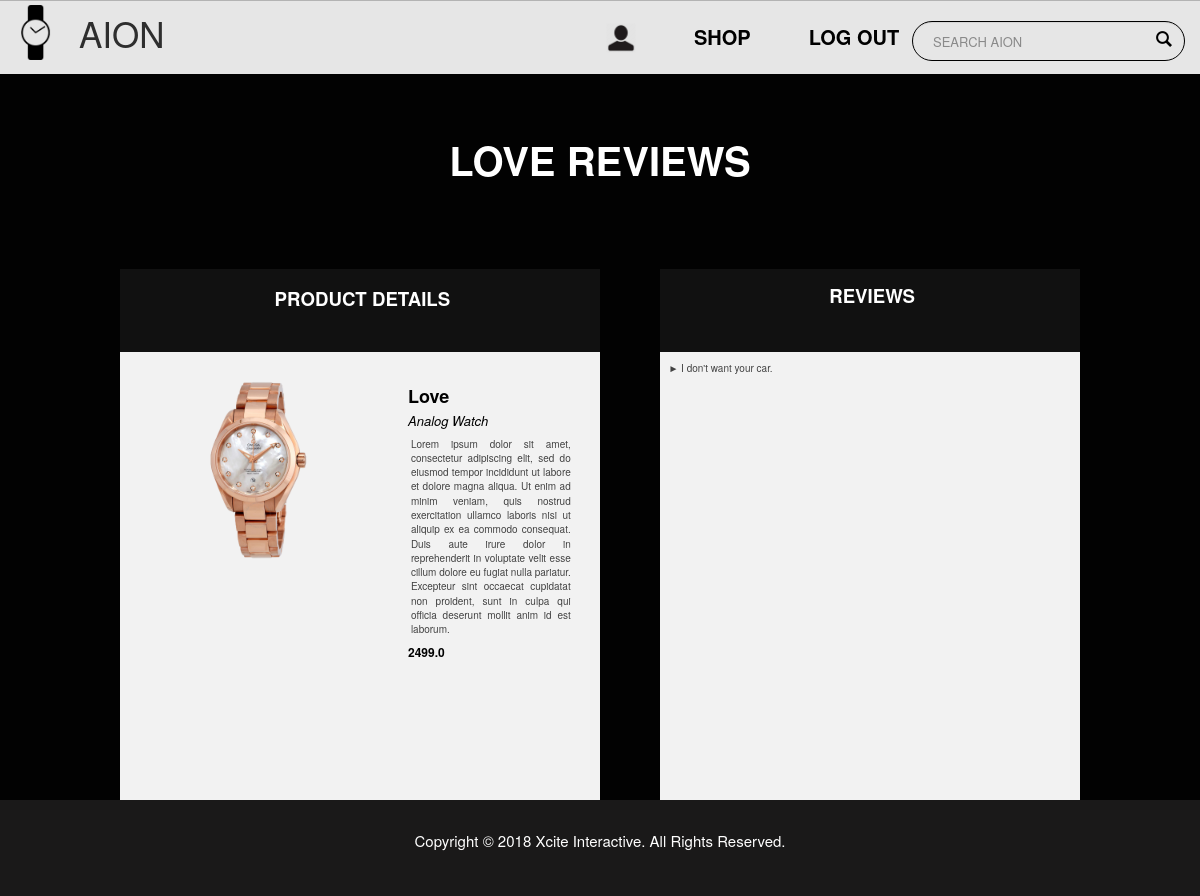
Screenshot of /aionApp/reviewPage/4 (signed in) with the database file from the repository.
### aionApp/models.py (models this page shows, shortened)
class watche(models.Model):
    watch_id = models.PositiveIntegerField(default=0)
    user_id = models.PositiveIntegerField(default=0)
    name = models.CharField(max_length=255)
    description = models.CharField(max_length=2048, default=0)
    stock = models.PositiveIntegerField(default=0)
    watch_type = models.CharField(max_length=16, choices=watch_choices, default='0')
    price = models.FloatField(default=0)
    quantity = models.PositiveIntegerField(default=0)
    picture = models.ImageField(upload_to = 'watchPictures/', default = 'media/no-img.jpg')

class review(models.Model):
    watch_id = models.PositiveIntegerField(default = 0)
    user_id = models.PositiveIntegerField(default=0)
    name = models.CharField(max_length=255, default=0)
    reviews = models.CharField(max_length=2048)

### aionApp/views.py (the view, shortened to what this page needs)
# urls.py: url(r'^reviewPage/(?P<id>[\w\-]+)$', views.reviewPage, name='reviewPage'),
def reviewPage(request, id):
    if request.session["user"] > 0:
        currentUser = get_object_or_404(user, user_id=request.session["user"])
        addedProducts = watche.objects.all()
        getName = get_object_or_404(watche, id=id).name
        upperName = str(getName).upper()
        getDescription = get_object_or_404(watche, id=id).description
        getStock = get_object_or_404(watche, id=id).stock
        getPrice = get_object_or_404(watche, id=id).price
        getWatchType = get_object_or_404(watche, id=id).watch_type
        getPicture = get_object_or_404(watche, id=id).picture
        mediaPicture = "/media/" + str(getPicture)
        addedReviews = review.objects.filter(name=str(getName))
        context = {
            'currentUser': currentUser,
            'addedProducts': addedProducts,
            'getName': getName,
            'upperName': upperName,
            'getDescription': getDescription,
            'getStock': getStock,
            'getPrice': getPrice,
            'getWatchType': getWatchType,
            'mediaPicture': mediaPicture,
            'addedReviews': addedReviews,
        }
        return render(request, 'aionApp/review.html', context)

### aionApp/templates/aionApp/review.html (shortened to what this page needs)
<html>
    <head>
         {% load static %}
        <link rel="stylesheet" type="text/css" href="{% static 'aionApp/review.css' %}">
        <link rel="stylesheet" href="https://maxcdn.bootstrapcdn.com/bootstrap/3.3.7/css/bootstrap.min.css">
    </head>
    <body>
        <div id="navbar">
            <p id="logo" style="position: absolute; left: -3%;">
                {% if currentUser.user_id > 0 %}
                <a href="/aionApp/homePage/"><img src="{% static 'aionApp/Images/watch.png' %}" id="watch"></a>
                {% else %}
                <a href="/aionApp/exitSession/"><img src="{% static 'aionApp/Images/watch.png' %}" id="watch"></a>
                {% endif %}
                 AION
            </p>
            {% if currentUser.role_type != "0" %}
            <form class="searchContainer" role="search" method="get" action="{% url 'aionApp:search' %}">
                <input type="text" id="searchBar" placeholder="SEARCH AION"
                class="form-control" name="q" value="{{ request.GET.q }}" pattern="[A-Za-z0-9-\s]+">
                <button type="submit" class="btn btn-default"><img class="searchIcon" src="{% static 'aionApp/Images/search.png' %}"></button>
            </form>
            {% endif %}
            {% if currentUser.user_id > 0 %}
                {% if currentUser.role_type != "0" %}
                    <span style="position: absolute; left: 47%;">
                        <a href="/aionApp/profilePage/"><img src="{% static 'aionApp/Images/profile.png' %}" id="profile"></a>
                        <a href="/aionApp/shopPage/">SHOP</a>
                        <a href="/aionApp/exitSession/">LOG OUT</a>
                    </span>
                {% else %}
                    <span style="position: absolute; left: 70%;">
                        <a onclick="document.getElementById('addProductModal').style.display='block'">ADD PRODUCT</a>
                        <a href="/aionApp/exitSession/">LOG OUT</a>
                    </span>
                {% endif %}
            {% else %}
            <span style="position: absolute; left: 55%;">
                <a href="/aionApp/shopPage/">SHOP</a>
                <a onclick="document.getElementById('loginModal').style.display='block'">LOG IN</a>
            </span>
            {% endif %}
        </div>
        <div id="reviewContainer">
            <p id="bigMessage">{{upperName}} REVIEWS</p>
            <div id="container1">
                    <div id="title">PRODUCT DETAILS</div>
                    <div id="watchphoto"> <img src="{{ MEDIA_URL }}{{ mediaPicture }}" width="180px" height="180px"> </div>
                    <div id="watchinfo">
                        {% if getWatchType == "0" %}
                            <div id="name">{{ getName }}
                                <p id="watchType">Analog Watch</p>
                            </div>
                        {% elif getWatchType == "1" %}
                            <div id="name">{{ getName }}
                                <p id="watchType">Digital Watch</p>
                            </div>
                        {% else %}
                            <div id="name">{{ getName }}
                                <p id="watchType">Smart Watch</p>
                            </div>
                        {% endif %}
                        <div id="description">{{ getDescription }} </div>
                        <div id="price">{{ getPrice }}
                        <br> </div>
                    </div>
                </div>
                <div id="container2">
                    <div id="title">REVIEWS</div>
                    {% if addedReviews %}
                    {% for reviews in addedReviews %}
                        <div id="review">► {{ reviews.reviews }}<br> </div>
                    {% endfor %}
                    {% endif %}
                </div>
        </div>
        <footer>Copyright © 2018 Xcite Interactive. All Rights Reserved.</footer>
    </body>
</html>

### aionApp/static/aionApp/review.css (style rules this page uses)
html, body { max-width: 100%; overflow-x: hidden; margin: 0; padding: 0; }
#navbar { display: flex; justify-content: center; top: 0; left: 0; position: fixed; overflow: hidden; flex-direction: row; justify-content: space-between; align-items: center; width: 100%; height: 5.3em; border-top-style: ridge; border-top-color: #d3d3d3; border-top-width: thin; background-color: white; border-color: #c7c7c7; opacity: 0.9; }
#navbar a { float: left; display: block; color: black; text-align: center; padding: 14px 16px; text-decoration: none; font-size: 20px; font-family: "Helvetica Neue"; font-weight: bold; margin-left: 1.3em; cursor: pointer; }
.searchContainer { text-align: center; position: absolute; right: -25%; bottom: 60%; width: 35%; display: block; margin: 0 auto; }
#searchBar { position: absolute; top: 35%; right: 75%; margin: 0 auto; width: 65%; height: 40px; padding: 0 20px; font-size: 1.3rem; border: 1px solid black; border-radius: 25px; font-family: "Helvetica Neue"; outline: none; }
.searchIcon { position: absolute; top: 102%; right: 78%; width: 4%; height: 120%; }
#watch { position: relative; width: 55px; height: 55px; margin-left: 2px; }
#logo { font-size: 35px; font-family: "Helvetica Neue"; display: flex; justify-content: center; overflow: hidden; flex-direction: row; justify-content:space-between; align-items: center; }
#profile { width: 30px; height: 30px; }
footer { background-color: #1a1919; height: 12%; display: block; padding-top: 30px; position: relative; text-align: center; font-family: "Helvetica Neue"; font-size: 15px; position: relative; color: white; }
input[type=text], input[type=password] { width: 100%; padding: 12px 20px; margin: 8px 0; display: inline-block; border: 1px solid #ccc; box-sizing: border-box; }
#reviewContainer { background-color: #020202; text-align: center; color: white; width: 100%; height: 100%; max-height: 100%; margin: 0; padding: 0; background-size: 100% 100%; background-repeat: no-repeat; }
#bigMessage { position: relative; top: 20%; transform: translateY(-50%); text-align: center; font-family: "Helvetica Neue"; font-size: 40px; color: white; font-weight: bold; }
#title { font-size: 14pt; color: white; padding-left: 1%; font-family: "Helvetica Neue"; padding-top: 3.5%; height: 15%; background-color: #111; font-weight: bold; text-align: center; }
#container1 { width: 40%; height: 62%; border-width: thin; border-color: black; background-color: #f2f2f2; position: absolute; top: 30%; left: 10%; }
#container2 { width: 35%; height: 62%; background-color: #f2f2f2; border-width: thin; border-color: #7D7D7D; position: absolute; top: 30%; left: 55%; }
#watchphoto { position: absolute; left: 10%; top: 20%; }
#watchinfo { position: absolute; top: 22%; left: 60%; height: 40%; width: 30%; font-size: 11pt; font-family: "Helvetica Neue"; }
#name { margin-top: -5%; color: black; font-family: "Helvetica Neue"; font-size: 18px; font-weight: bold; position: relative; text-align: left; }
#watchType { padding-top: 2%; color: black; font-family: "Helvetica Neue"; font-size: 13px; font-style: italic; font-weight: 300; position: relative; text-align: left; }
#description { font-family: "Helvetica Neue"; color: #424242; font-size: 10px; margin-right: -15%; margin-top: -3%; text-align: justify; position: relative; padding-top: -2%; padding-left: 2%; padding-right: 2%; }
#review { font-family: "Helvetica Neue"; color: #424242; font-size: 10px; margin-right: 0%; text-align: justify; position: relative; padding-top: 2%; padding-left: 2%; padding-right: 2%; }
#price { color: black; font-family: "Helvetica Neue"; font-size: 12px; position: relative; text-align: left; font-weight: bold; margin-top: 5%; }

### rows the page displays
watche: name "Love", description "Lorem ipsum dolor sit amet, consectetur adipiscing elit, sed do eiusmod tempor incididunt ut labore et dolore magna aliqua. Ut enim ad minim veniam, quis nostrud exercitation ullamco laboris nisi ut aliquip ex ea commodo consequat. Duis aute irure dolor in reprehenderit in voluptate velit esse cillum dolore eu fugiat nulla pariatur. Excepteur sint occaecat cupidatat non proident, sunt in culpa qui officia deserunt mollit anim id est laborum.", price "2499.0"
review: reviews "I don't want your car."

### other values shown
{{ upperName }} "LOVE"
